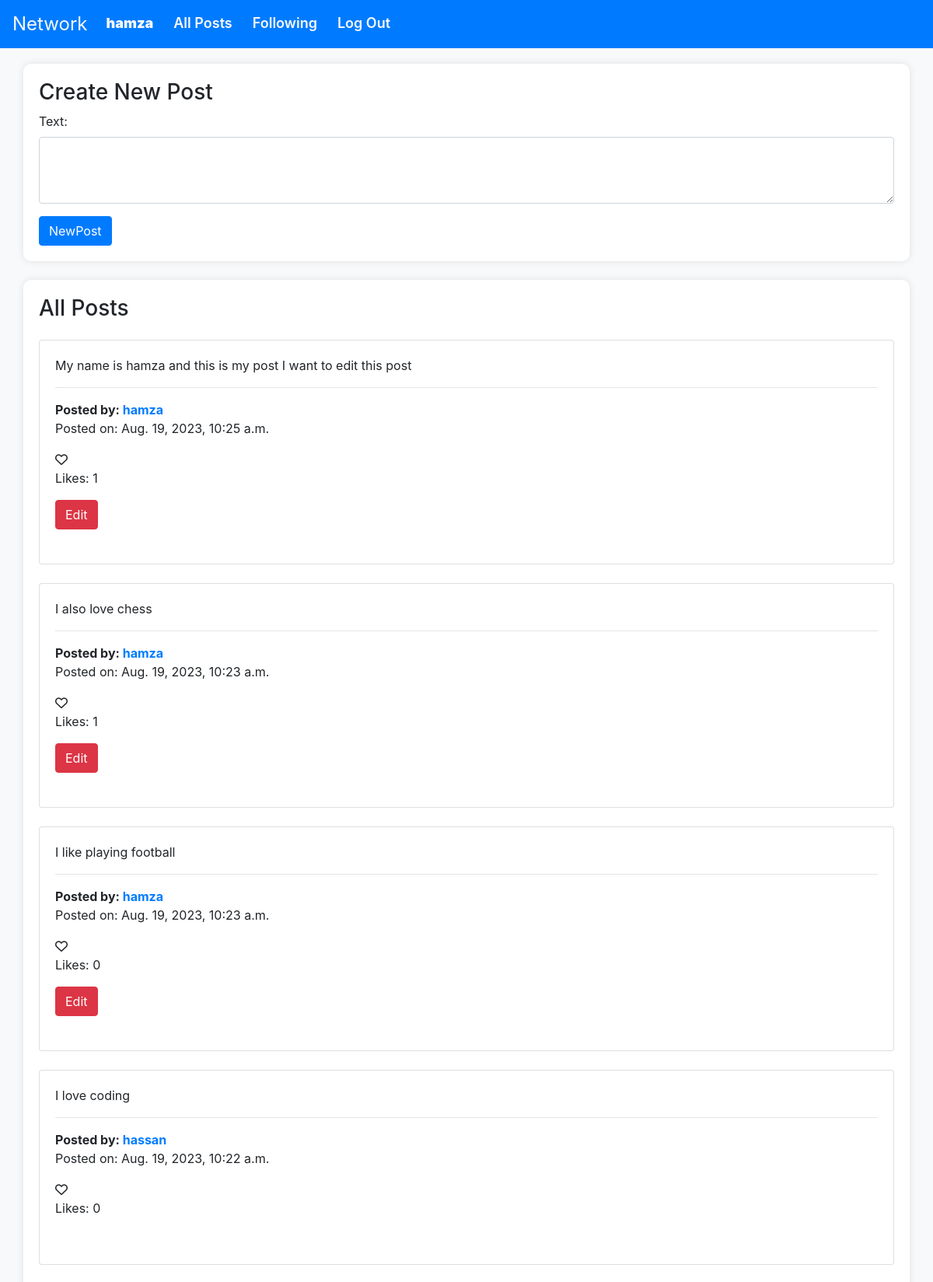
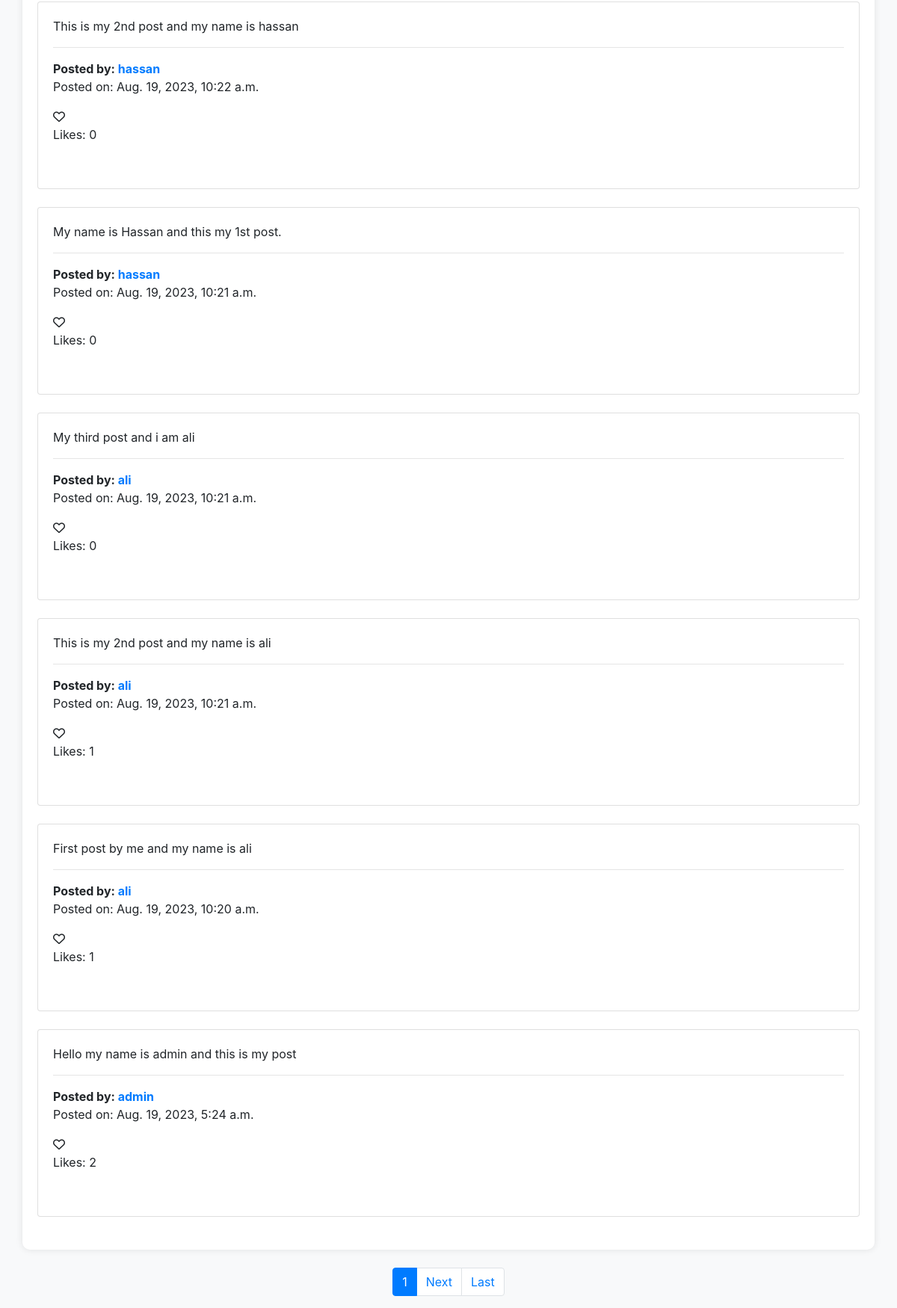
The app's page / (signed in) with its own data (2 pictures, top to bottom).
### network/models.py (models this page shows, shortened)
class User(AbstractUser):
    def get_profile(self):
        return Profile.objects.get_or_create(user=self)[0]

class Newpost(models.Model):
    text = models.TextField()
    user= models.ForeignKey(User, on_delete=models.CASCADE, related_name='user')
    date= models.DateTimeField(default=timezone.now)
    def like_count(self):
        return Like.objects.filter(post=self).count()

### network/views.py (the view)
# urls.py: path("", views.index, name="index"),
@login_required
def index(request):
    newpost = Newpost.objects.all().order_by('-date')
    liked_posts = Like.objects.filter(user=request.user).values_list('post', flat=True)
    paginator= Paginator(newpost,10)
    page_number = request.GET.get('page')
    page_obj = paginator.get_page(page_number)
    if request.method == 'POST':
        form = PostForm(request.POST,request.FILES)
        if form.is_valid():
            post = form.save(commit=False)
            post.user = request.user
            post.save()
            form.save_m2m()
            return redirect('index')
    else:
        form = PostForm()
    context = {
        'page_obj':page_obj,
        'form': form,
        'newpost':newpost,
        'liked_posts':liked_posts
        }
    return render(request, 'network/index.html', context)

### network/forms.py
class PostForm(forms.ModelForm):
    class Meta:
        model  = Newpost
        fields= ['text']
        widgets = {
            'text': forms.Textarea(attrs={'class': 'form-control', 'rows': 3, 'style': 'resize: vertical;'})
        }

### network/templates/network/index.html (shortened to what this page needs)
{% extends "network/layout.html" %}
{% block body %}
<div class="container">
    <h3>Create New Post</h3>
    <form method="POST" enctype="multipart/form-data">
        {{ form.as_p }}
        <div class="btn-right">
            <input class="btn btn-primary" type="submit" value="NewPost">
        </div>
    </form>
</div>
<div class="container my-4">
    <h3 class="mb-4">All Posts</h3>
    {% for post in page_obj %}
    <div class="row mb-4">
        <div class="col">
            <div class="card">
                <div class="card-body">
                    {% if post.text|length > 100 %}
                    <p class="card-title">{{ post.text|safe|truncatechars:100 }}</p>
                    <button class="read-more-btn btn btn-primary">Read more</button>
                    <p class="full-content" style="display: none;">{{ post.text|safe }}</p>
                    <button class="read-less-btn" style="display: none;">Read less</button>
                    {% else %}
                    <p class="full-content">{{ post.text|safe }}</p>
                    {% endif %}
                    <hr>
                    <b>Posted by: </b> <strong><a href="{% url 'user_profile' post.user.username %}"
                            class="card-text">{{ post.user.username }}</a> </strong>
                    <p class="card-text">Posted on: {{ post.date }}</p>
                    <span class="like-button" data-post-id="{{ post.id }}">
                        <i class="far fa-heart"></i>
                    </span>
                    <p>Likes: <span class="like-count" data-post-id="{{ post.id }}">{{ post.like_count }}</span></p>
                    {% if user == post.user %}
                    <button class="edit-btn btn btn-danger" data-post-id="{{ post.id }}">Edit</button>
                    {% endif %}
                    <br>
                </div>
            </div>
        </div>
    </div>
    {% endfor %}
</div>
<nav aria-label="Page navigation">
    <ul class="pagination justify-content-center">
        <li class="page-item active"><span class="page-link">{{ page_obj.number }}</span></li>
        {% if page_obj.has_next %}
        <li class="page-item">
            <a class="page-link" href="?page={{ page_obj.next_page_number }}" aria-label="Next">Next</a>
        </li>
        <li class="page-item">
            <a class="page-link" href="?page={{ page_obj.paginator.num_pages }}" aria-label="Last">Last</a>
        </li>
        {% endif %}
    </ul>
</nav>
{% endblock %}

### network/templates/network/layout.html (shortened to what this page needs)
{% load static %}
<!DOCTYPE html>
<html lang="en">
<head>
    <link rel="stylesheet" href="https://cdnjs.cloudflare.com/ajax/libs/font-awesome/6.0.0-beta3/css/all.min.css">
    <link rel="stylesheet" href="https://stackpath.bootstrapcdn.com/bootstrap/4.4.1/css/bootstrap.min.css"
>
    <link rel="stylesheet" href="{% static 'network/styles.css' %}">
</head>
<body>
    <nav class="navbar navbar-expand-lg navbar-light bg-primary">
        <div>
            <ul class="navbar-nav mr-auto">
                {% if user.is_authenticated %}
                <a class="navbar-brand text-light" href="{% url 'index' %}">Network</a>
                <li class="nav-item text-light">
                    <a class="nav-link text-light" href="{% url 'user_profile' user.username %}"><b>{{ user.username }}</b></a>
                </li>
                {% endif %}
                <li class="nav-item text-light">
                    <a class="nav-link text-light" href="{% url 'index' %}">All Posts</a>
                </li>
                {% if user.is_authenticated %}
                <li class="nav-item">
                    <a href="{% url 'following_posts' %}" class="nav-link text-light">Following</a>
                </li>
                <li class="nav-item ">
                    <a class="nav-link text-light" href="{% url 'logout' %}">Log Out</a>
                </li>
                {% endif %}
            </ul>
        </div>
    </nav>
        {% block body %}
        {% endblock %}
</body>
</html>

### network/templates/network/layout.html (style rules this page uses)
body { background-color: #f8f9fa; }
.navbar { margin-bottom: 20px; }
.navbar-brand { font-size: 24px; }
.navbar-nav .nav-item { margin-right: 10px; }
.nav-link { color: white; font-weight: 600; font-size: 18px; }
.container { background-color: white; padding: 20px; border-radius: 10px; box-shadow: 0 0 10px rgba(0, 0, 0, 0.1); }

### records on screen
User: username "hamza"
Newpost: text "My name is hamza and this is my post I want to edit this post", user.username "hamza", date "Aug. 19, 2023, 10:25 a.m.", like_count "1"
Newpost: text "I also love chess", user.username "hamza", date "Aug. 19, 2023, 10:23 a.m.", like_count "1"
Newpost: text "I like playing football", user.username "hamza", date "Aug. 19, 2023, 10:23 a.m.", like_count "0"
Newpost: text "I love coding", user.username "hassan", date "Aug. 19, 2023, 10:22 a.m.", like_count "0"
Newpost: text "This is my 2nd post and my name is hassan", user.username "hassan", date "Aug. 19, 2023, 10:22 a.m.", like_count "0"
Newpost: text "My name is Hassan and this my 1st post.", user.username "hassan", date "Aug. 19, 2023, 10:21 a.m.", like_count "0"
Newpost: text "My third post and i am ali", user.username "ali", date "Aug. 19, 2023, 10:21 a.m.", like_count "0"
Newpost: text "This is my 2nd post and my name is ali", user.username "ali", date "Aug. 19, 2023, 10:21 a.m.", like_count "1"
Newpost: text "First post by me and my name is ali", user.username "ali", date "Aug. 19, 2023, 10:20 a.m.", like_count "1"
Newpost: text "Hello my name is admin and this is my post", user.username "admin", date "Aug. 19, 2023, 5:24 a.m.", like_count "2"

### other values on screen
{{ page_obj.number }} "1"
